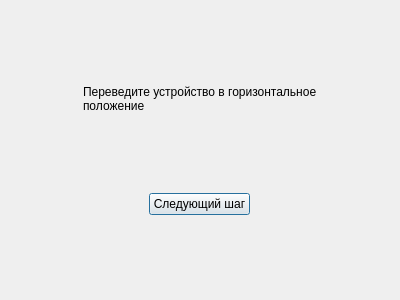
<?xml version="1.0" encoding="UTF-8"?>
<ui version="4.0">
 <class>SetupIMU</class>
 <widget class="QDialog" name="SetupIMU">
  <property name="enabled">
   <bool>true</bool>
  </property>
  <property name="geometry">
   <rect>
    <x>0</x>
    <y>0</y>
    <width>400</width>
    <height>300</height>
   </rect>
  </property>
  <property name="windowTitle">
   <string>Настройка БСО</string>
  </property>
  <layout class="QVBoxLayout" name="verticalLayout" stretch="5,1">
   <item>
    <layout class="QHBoxLayout" name="horizontalLayout">
     <item>
      <widget class="QLabel" name="label">
       <property name="sizePolicy">
        <sizepolicy hsizetype="Maximum" vsizetype="Maximum">
         <horstretch>0</horstretch>
         <verstretch>0</verstretch>
        </sizepolicy>
       </property>
       <property name="text">
        <string>Переведите устройство в горизонтальное положение</string>
       </property>
       <property name="wordWrap">
        <bool>true</bool>
       </property>
      </widget>
     </item>
    </layout>
   </item>
   <item>
    <layout class="QHBoxLayout" name="horizontalLayout_2">
     <item>
      <widget class="QPushButton" name="pushButton_setupIMU_nextStep1">
       <property name="sizePolicy">
        <sizepolicy hsizetype="Maximum" vsizetype="Maximum">
         <horstretch>0</horstretch>
         <verstretch>0</verstretch>
        </sizepolicy>
       </property>
       <property name="layoutDirection">
        <enum>Qt::LeftToRight</enum>
       </property>
       <property name="autoFillBackground">
        <bool>false</bool>
       </property>
       <property name="text">
        <string>Следующий шаг</string>
       </property>
      </widget>
     </item>
    </layout>
   </item>
  </layout>
 </widget>
 <resources/>
 <connections/>
</ui>
